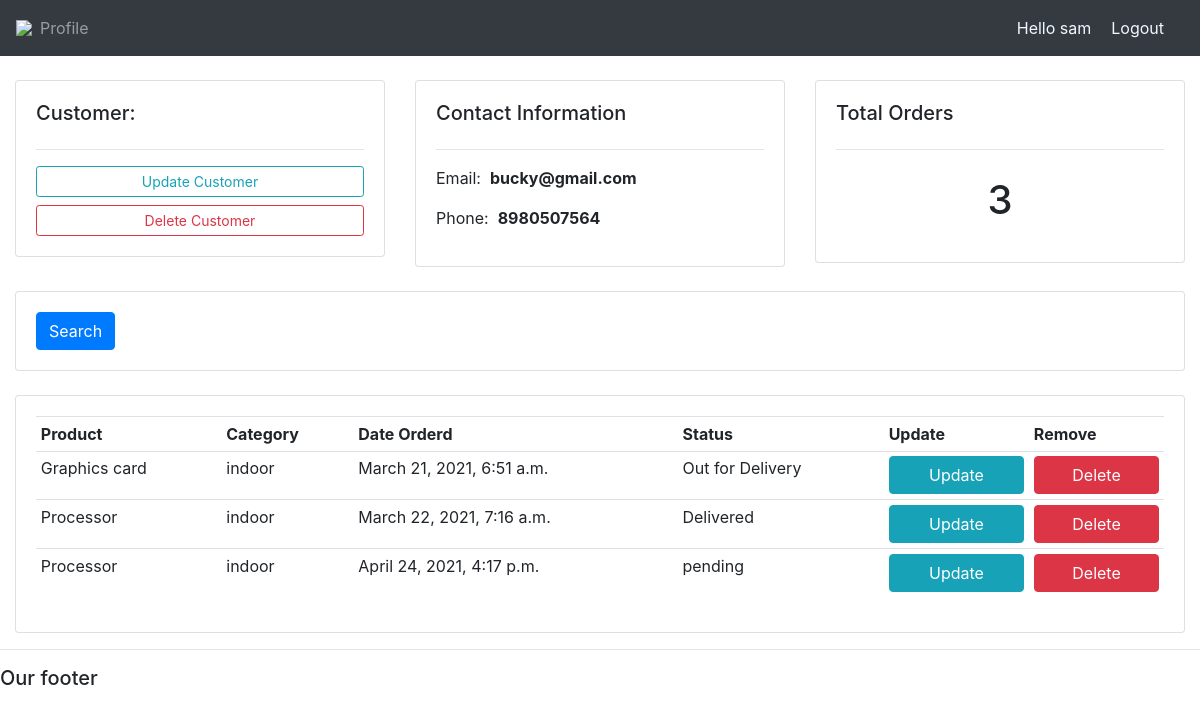
Page /customer/2 (signed in) on the committed database.
### app/models.py (models this page shows, shortened)
class Customer(models.Model):
    user=models.OneToOneField(User,null=True,on_delete=models.CASCADE)
    name=models.CharField(max_length=50,null=True)
    email=models.CharField(max_length=50,null=True,blank=True)
    mobileno=models.CharField(max_length=50,null=True,blank=True)
    profile_pic=models.ImageField(default="default.jpg",null=True,blank=True)
    date_created=models.DateTimeField(auto_now_add=True,null=True)

class Order(models.Model):
    STATUS=(('pending','pending'),
    ('Out for Delivery','Out for Delivery'),
    ('Delivered','Delivered'))
    customer=models.ForeignKey(Customer,null=True,on_delete=models.SET_NULL)
    product=models.ForeignKey(Product,null=True,on_delete=models.SET_NULL)
    status=models.CharField(max_length=50,choices=STATUS)
    date_created=models.DateTimeField(auto_now_add=True)

class Product(models.Model):
    categories=(
        ('indoor','indoor'),
        ('outdoor','outdoor')
    )
    name=models.CharField(max_length=50,null=True)
    price=models.FloatField(null=True)
    category=models.CharField(max_length=50,null=True,choices=categories)
    description=models.CharField(max_length=200,blank=True)
    date_created=models.DateTimeField(auto_now_add=True)
    tag=models.ManyToManyField(Tag)
    def __str__(self):
        return self.name

### app/views.py (the view)
# urls.py: path('customer/<int:id>',views.customer,name='customer'),
@login_required(login_url='login')
def customer(request,id):
    customers=Customer.objects.get(id=id)
    orders = customers.order_set.all()
    order_count=orders.count()
    return render(request,'customer.html',{'customers':customers,'orders':orders,'order_count':order_count})

### app/templates/customer.html
{%  extends 'main.html' %}
{% block content %}
	<br>
<div class="row">
	<div class="col-md">
		<div class="card card-body">
			<h5>Customer:</h5>
			<hr>
			<a class="btn btn-outline-info  btn-sm btn-block" href="">Update Customer</a>
			<a class="btn btn-outline-danger  btn-sm btn-block" href="">Delete Customer</a>
		</div>
	</div>
	<div class="col-md">
		<div class="card card-body">
			<h5>Contact Information</h5>
			<hr>
			<p>Email: &nbsp;<b>{{customers.email}}</b></p>
			<p>Phone: &nbsp;<b>{{customers.mobileno}}</b></p>
		</div>
	</div>
	<div class="col-md">
		<div class="card card-body">
			<h5>Total Orders</h5>
			<hr>
			<h1 style="text-align: center;padding: 10px">{{order_count}}</h1>
		</div>
	</div>
</div>
<br>
<div class="row">
	<div class="col">
		<div class="card card-body">
			<form method="get">
		    <button class="btn btn-primary" type="submit">Search</button>
		  </form>
		</div>
	</div>
</div>
<br>
<div class="row">
	<div class="col-md">
		<div class="card card-body">
			<table class="table table-sm">
				<tr>
					<th>Product</th>
					<th>Category</th>
					<th>Date Orderd</th>
					<th>Status</th>
					<th>Update</th>
					<th>Remove</th>
				</tr>
				{% for order in orders %}
				<tr>
					<td>{{order.product}}</td>
					<td>{{order.product.category}}</td>
					<td>{{order.date_created}}</td>
					<td>{{order.status}}</td>
					<td><a class="btn btn-info btn-block" href=#">Update</a></td>
					<td><a class="btn btn-danger btn-block" href=#">Delete</a></td>
				</tr>
				{% endfor %}
			</table>
		</div>
	</div>
</div>
{% endblock %}

### app/templates/navbar.html (shortened to what this page needs)
{% load static %}
<nav class="navbar navbar-expand-lg navbar-dark bg-dark">
 <img src="{% static 'images/logo.png' %}">
  <div class="collapse navbar-collapse" id="navbarNav">
    <ul class="navbar-nav">
      {% if request.user.is_staff %}
      <li class="nav-item active">
        <a class="nav-link" href="#">Dashboard</a>
      </li>
      <li class="nav-item">
        <a class="nav-link" href="{% url 'products' %}">Products</a>
      </li>
      {% else %}
      <li class="nav-item">
        <a class="nav-link" href="{% url 'settings' %}">Profile</a>
      </li>
      {% endif %}
    </ul>
  </div>
  <span id="hello-msg">Hello {{request.user}}</span>
  <a id="hello-msg" href="{% url 'logout' %}">Logout</a>
</nav>

### app/templates/navbar.html (style rules this page uses)
#hello-msg { margin-right: 20px; color:aliceblue; }

### rows in the picture
Customer: email "bucky@gmail.com", mobileno "8980507564"
Order: product "Graphics card", product.category "indoor", date_created "March 21, 2021, 6:51 a.m.", status "Out for Delivery"
Order: product "Processor", product.category "indoor", date_created "March 22, 2021, 7:16 a.m.", status "Delivered"
Order: product "Processor", product.category "indoor", date_created "April 24, 2021, 4:17 p.m.", status "pending"

### other values in the picture
{{ request.user }} "sam"
{{ order_count }} "3"
